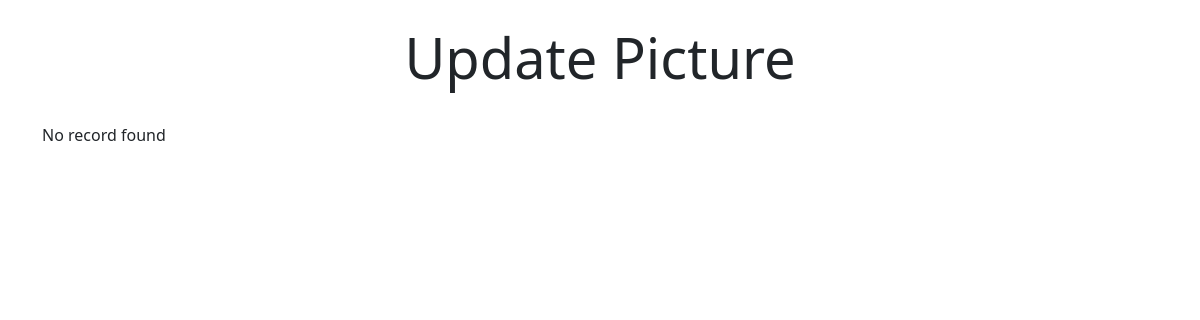
The page /ot/updateimg.php on the database as committed earlier.
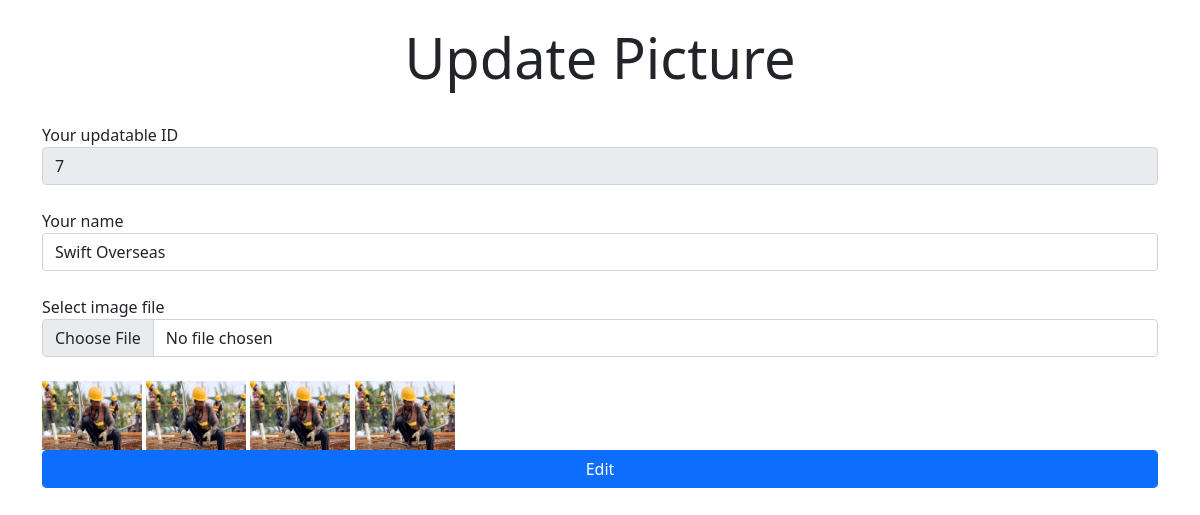
The same page on the database as committed later.
### tables this page shows
CREATE TABLE `tb_clientlist` (
  `id` int(11) NOT NULL,
  `fastname` varchar(255) DEFAULT NULL,
  `lastname` varchar(255) DEFAULT NULL,
  `phone` int(11) DEFAULT NULL,
  `dob` date DEFAULT NULL,
  `genderid` int(11) DEFAULT NULL,
  `address` varchar(255) DEFAULT NULL,
  `email` varchar(255) DEFAULT NULL,
  `passportNumber` varchar(255) DEFAULT NULL,
  `countryCode` varchar(255) DEFAULT NULL,
  `PassportAuthority` varchar(255) DEFAULT NULL,
  `nid` varchar(255) DEFAULT NULL,
  `pleaseOfBirth` varchar(255) DEFAULT NULL,
  `passIssueDateStart` date DEFAULT NULL,
  `passIssueDateEnd` date DEFAULT NULL,
  `fatherName` varchar(255) DEFAULT NULL,
  `motherName` varchar(255) DEFAULT NULL,
  `spouseName` varchar(255) DEFAULT NULL,
  `s_dob` date DEFAULT NULL,
  `s_address` varchar(255) DEFAULT NULL,
  `emgName` varchar(255) DEFAULT NULL,
  `emgRelation` varchar(255) DEFAULT NULL,
  `emdAddress` varchar(255) DEFAULT NULL,
  `referid` int(11) DEFAULT NULL,
  `ContAmount` varchar(255) DEFAULT NULL,
  `advance` varchar(255) DEFAULT NULL,
  `payMathod` int(11) DEFAULT NULL,
  `pmbName` varchar(255) DEFAULT NULL,
  `pmbAccountNum` varchar(255) DEFAULT NULL,
  `destination` varchar(255) DEFAULT NULL,
  `visaDurationTime` varchar(255) DEFAULT NULL,
  `pImg` varchar(255) DEFAULT NULL,
  `PassImg` varchar(255) DEFAULT NULL,
  `nidImg` varchar(255) DEFAULT NULL,
  `SnidImg` varchar(255) DEFAULT NULL,
  `condi` int(11) DEFAULT NULL,
  `remark` varchar(255) DEFAULT NULL,
  `emgPhone` int(11) DEFAULT NULL
);

### ot/updateimg.php (the view, shortened to what this page needs)
<!DOCTYPE html>
<html lang="en">
<head>
    <link href="https://cdn.jsdelivr.net/npm/bootstrap@5.0.2/dist/css/bootstrap.min.css" rel="stylesheet">
</head>
<body>
        <div class="container">
            <div class="row text-center">
                <h1 class="display-4  py-4">Update Picture</h1>
            </div>
        </div>
    <div class="container">
    <?php
        include "../controller/dbconfig.php" ;
        $query = "SELECT * FROM `tb_clientlist` WHERE id = 7";
        $query_result = mysqli_query($conn, $query);
        if(mysqli_num_rows($query_result) > 0)
        {
            foreach($query_result as $row)
            {
                ?>
            <form action="#" method="post" enctype="multipart/form-data">
                <div class="form-group">
                    <label for="id" >Your updatable ID</label>
                    <input type="text" value="<?php echo $row['id']; ?>" name="id" id="id" class="form-control" placeholder="Please select the item" disabled ><br>
                    <label for="name" >Your name</label>
                    <input type="text" value="<?php echo $row['fastname']; ?>" name="fileName" id="name" class="form-control" placeholder="type you name" ><br>
                    <label for="image" >Select image file</label>
                    <input type="file" name="my_image" id="image" class="form-control" ><br>
                    <img src="<?php echo "../img/upload/".$row['pImg']; ?>" width="100px" alt="not found!">
                    <img src="<?php echo "../img/upload/".$row['PassImg']; ?>" width="100px" alt="not found!">
                    <img src="<?php echo "../img/upload/".$row['nidImg']; ?>" width="100px" alt="not found!">
                    <img src="<?php echo "../img/upload/".$row['SnidImg']; ?>" width="100px" alt="not found!">
                    <input type="submit" name="btnInsert" id="btnEdit" class="btn btn-primary form-control" value="Edit">
                    <br><br>
                </div>
            </form>
                <?php
            }
        }
        else
        {
            echo "No record found";
        }
        ?>
    </div>
</body>
</html>

Rows that differ between the two databases and show on the page:
added tb_clientlist: id "7", fileName "Swift Overseas", pImg (picture), PassImg (picture), nidImg (picture), SnidImg (picture)
Other text that changed with them:
text no longer shown: "No record found"
